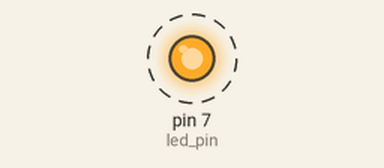
Simulated run of this sketch. Board: Arduino Uno, built with avr-gcc and run on an emulated ATmega328P. Parts: output pins drawn as LEDs (lit = HIGH). Dashed ring = blinking.

Above: at 0.2 s.
Timing chart, 0 to 4.6 s (numbered marks = the images above):
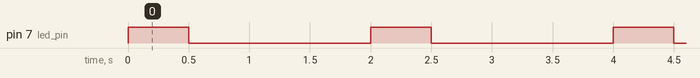

Measured:
- by itself, pin 7 (led_pin): alternates HIGH for 0.50 s and LOW for 1.5 s

The sketch:

S1Q1.ino
```cpp
/*
  This Code produces continuous pulses with duration of 2 seconds and duty cycle of
  25% an led can be used to illustrate the output

  Created by Ahmad Hassan Yassin AbdulAziz
*/

const int led_pin = 7;

void setup(){
  pinMode(led_pin, OUTPUT);
}

void loop(){
  digitalWrite(led_pin, 1);
  delay(500);
  digitalWrite(led_pin, 0);
  delay(1500);
}
```
